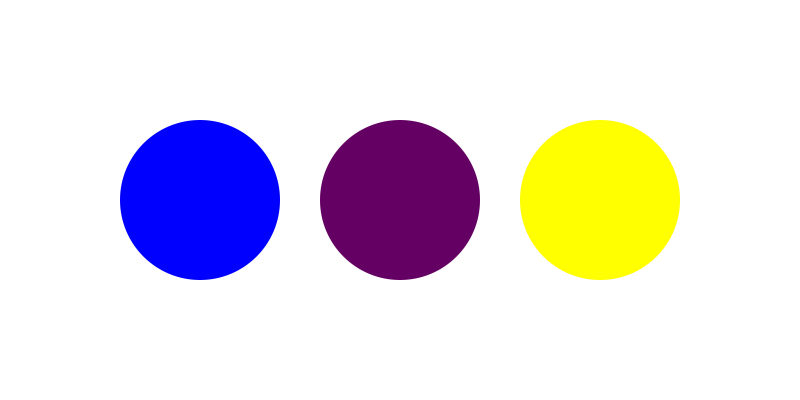
Frame 1 (no input)
Frame 60 (the mouse pressed at the canvas centre just before this capture): identical to frame 1, image omitted
Frame 120 (the mouse held since frame 60 and released just before this capture): identical to frame 1, image omitted

The Processing sketch that drew this single still picture (run headless with seeded random() and noise(); from frame 60 on, the mouse is pressed at the canvas centre):

// Processing sketch: sketch_08_colors2
// ── sketch_08_colors2.pde
void setup() {

  /*
  size(80, 40);
  background(255);
  noStroke();

  fill(255,0,0);
  ellipse(20,20,16,16);
  
  fill(127,0,0);
  ellipse(40,20,16,16);
  
  fill(255,200,200);
  ellipse(60,20,16,16);
  */
  
  size(800, 400);
  background(255);
  noStroke();

  //fill(50,150,255);//light blue
  fill(0,0,255);//bright blue
  ellipse(200,200,160,160);
  
  fill(100,0,100);//dark purple
  ellipse(400,200,160,160);
  
  fill(255,255,0);//yellow
  ellipse(600,200,160,160);
  
}

void draw() {
}
